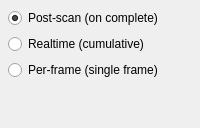
<?xml version="1.0" encoding="UTF-8"?>
<!-- Copyright (C) UChicago Argonne, LLC -->
<!-- See LICENSE file for details -->
<ui version="4.0">
 <class>HKL3DPlotModeDockWidget</class>
 <widget class="QWidget" name="HKL3DPlotModeDockWidget">
  <property name="windowTitle">
   <string>Plot Mode</string>
  </property>
  <layout class="QVBoxLayout" name="layoutPlotMode">
   <property name="leftMargin"><number>8</number></property>
   <property name="topMargin"><number>8</number></property>
   <property name="rightMargin"><number>8</number></property>
   <property name="bottomMargin"><number>8</number></property>
   <item>
    <widget class="QRadioButton" name="rb_post_scan">
     <property name="text"><string>Post-scan (on complete)</string></property>
     <property name="checked"><bool>true</bool></property>
    </widget>
   </item>
   <item>
    <widget class="QRadioButton" name="rb_realtime">
     <property name="text"><string>Realtime (cumulative)</string></property>
    </widget>
   </item>
   <item>
    <widget class="QRadioButton" name="rb_per_frame">
     <property name="text"><string>Per-frame (single frame)</string></property>
    </widget>
   </item>
   <item>
    <spacer name="spacerPlotMode">
     <property name="orientation"><enum>Qt::Vertical</enum></property>
     <property name="sizeHint" stdset="0"><size><width>20</width><height>40</height></size></property>
    </spacer>
   </item>
  </layout>
 </widget>
 <resources/>
 <connections/>
</ui>
